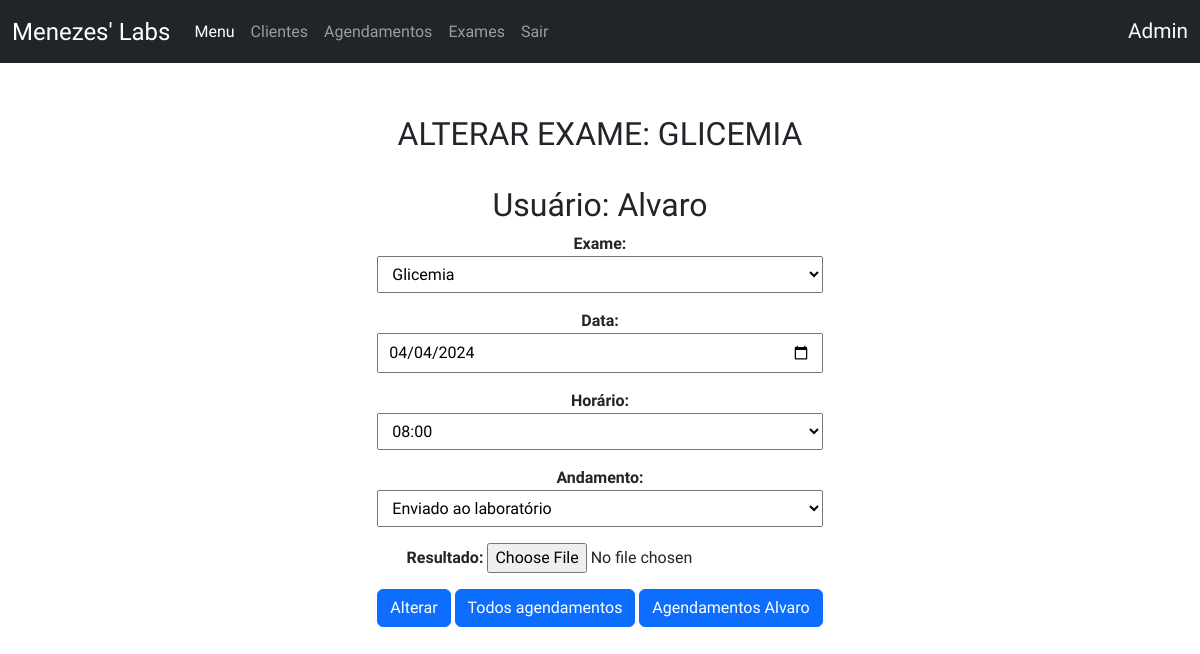
Page /agendamentos-admin/alterar-agendamento/21/ (signed in) on the committed database.
### crud/models.py (models this page shows, shortened)
class Base(models.Model):
    criado = models.DateTimeField(verbose_name ='Criado em',auto_now_add=True)
    modificado = models.DateTimeField(verbose_name ='Modificado em',auto_now=True)
    ativo = models.BooleanField(verbose_name ='Ativo?',default=True)
    class Meta:
        abstract = True

class AgendamentoExame(Base):
    exame = models.ForeignKey(Exame,verbose_name='Exame',on_delete=models.CASCADE)
    data = models.DateField('Data',auto_now=False,auto_now_add=False)
    usuario = models.ForeignKey(User,verbose_name='Usuário',on_delete=models.CASCADE)
    HORARIO_CHOICES = (
    ('07:00', '07:00'),
    ('08:00', '08:00'),
    ('09:00', '09:00'),
    ('10:00', '10:00'),
    ('11:00', '11:00'),
    ('13:00', '13:00'),
    ('14:00', '14:00'),
    ('15:00', '15:00'),
    ('16:00', '16:00'),
    ('17:00', '17:00'),
)
    ANDAMENTO_CHOICES = (
        ('Agendado', 'Agendado'),
        ('Realizado', 'Realizado'),
        ('Enviado ao laboratório', 'Enviado ao laboratório'),
        ('Concluído', 'Concluído'),
        ('Cancelado', 'Cancelado'),
    )
    horario = models.CharField(verbose_name ='Horário', max_length = 5 ,choices=HORARIO_CHOICES)
    andamento = models.CharField(verbose_name ='Andamento',max_length=30,choices=ANDAMENTO_CHOICES,default='Agendado')
    resultado = models.FileField('Resultado',upload_to='pdfs/',null=True,blank=True)
    class Meta:
        verbose_name = 'Agendamento'
        verbose_name_plural = 'Agendamentos'
        ordering = ['data','horario']

class Exame(Base):
    nome = models.CharField('Nome',max_length=100)
    def __str__(self):
        return self.nome
    class Meta:
        verbose_name = 'Exame'
        verbose_name_plural = 'Exames'
        ordering = ['nome']

### crud/views.py (the view, shortened to what this page needs)
# urls.py: path('agendamentos-admin/alterar-agendamento/<int:pk>/', AdminUpdateView.as_view(), name='update_admin'),
class AdminUpdateView(UserPassesTestMixin, UpdateView):
    template_name = 'adm/agendamento/update.html'
    model = AgendamentoExame
    form_class = AdminAgendamentoExameForm
    context_object_name = 'agendamentos'
    success_url = reverse_lazy('admin')
    def test_func(self):
        return self.request.user.is_superuser

### crud/forms.py (shortened to what this page needs)
class AdminAgendamentoExameForm(ModelForm):
    class Meta:
        model = AgendamentoExame
        fields = ['exame','data','horario','andamento','resultado']
        widgets = {
            'data': forms.TextInput(attrs={'class': 'form-floating', 'type': 'date'}),
            'exame': forms.Select(attrs={'class': 'form-floating'}),
            'horario': forms.Select(attrs={'class': 'form-floating'}),
            'andamento': forms.Select(attrs={'class': 'form-floating'}),
            'resultado': forms.ClearableFileInput(attrs={'class': 'form-floating'}),
        }

### crud/templates/adm/agendamento/update.html (shortened to what this page needs)
{% extends 'base.html' %}
{% block content %}
<div class="create">
    <h1 style="margin: 4vh 0;">Alterar Exame: {{agendamentos.exame}}</h1>
    <h2>Usuário: {{agendamentos.usuario|capfirst}}</h2>
    <form id="alterar-form" method="POST" enctype="multipart/form-data">
        {{form.as_p}}
        <button type="submit" class="btn btn-primary">Alterar</button>
        <a href="{% url 'admin' %}" class="btn btn-primary" >Todos agendamentos</a>
        <a href="{% url 'usuarios_detail_admin' pk=agendamentos.usuario.pk %}" class="btn btn-primary">Agendamentos {{agendamentos.usuario|capfirst}}</a>
        <br>
    </form>
</div>
{% endblock %}

### crud/templates/componentes/navbar.html (shortened to what this page needs)
<nav class="navbar navbar-expand-lg navbar-dark bg-dark">
  <div class="container-fluid">
    <a class="navbar-brand" style="font-size: 1.5em;" href="{% url 'index' %}">Menezes' Labs</a>
    <div class="collapse navbar-collapse" id="navbarText">
      <ul class="navbar-nav me-auto mb-2 mb-lg-0">
        <li class="nav-item">
          <a class="nav-link active" aria-current="page" href="{% url 'index' %}">
            {% if user.is_superuser %}
              Menu
            {% else %}
              Meus exames
            {% endif %}
          </a>
        </li>
        {% if user.is_superuser %}
        <li class="nav-item">
          <a class="nav-link" href="{% url 'usuarios_admin' %}">Clientes</a>
        </li>
          <li class="nav-item">
            <a class="nav-link" href="{% url 'admin' %}">Agendamentos</a>
          </li>
          <li class="nav-item">
            <a class="nav-link" href="{% url 'exames_admin' %}">Exames</a>
          </li>
        {% endif %}
        {% if user.is_authenticated %}
          <li class="nav-item">
            <a class="nav-link" href="{% url 'account_logout' %}">Sair</a>
          </li>
        {% endif %}
      </ul>
      {% if user.is_authenticated %}
        <span class="navbar-text text-light ms-auto" style="font-size: 1.3em;">
          {{ user|capfirst }}
        </span>
      {% else %}
        <span class="navbar-text text-light ms-auto" style="font-size: 1.3em;">
          <a class="nav-link" href="{% url 'account_login' %}">Entrar</a>
        </span>
      {% endif %}
    </div>
  </div>
</nav>

### crud/static/styles.css (style rules this page uses)
* { font-family: "Raleway", sans-serif; font-optical-sizing: auto; font-weight: 400; font-style: normal; }
.create { display: flex; flex-direction: column; align-items: center; text-align: center; }
.create h1 { font-size: 4vh; }
.create select { padding: 7px 10px; width: 100%; }
.create input[type="date"] { padding: 6px 10px; width: 100%; }
.create label { font-size: 2vh; font-weight: bold; }

### crud/templates/base.html (style rules this page uses)
h1 { text-transform: uppercase; }

### rows in the picture
AgendamentoExame: exame "GLICEMIA", usuario "Alvaro", exame "Glicemia", data "04/04/2024", horario "08:00", andamento "Enviado ao laboratório"

### other values in the picture
{{ user|capfirst }} "Admin"
